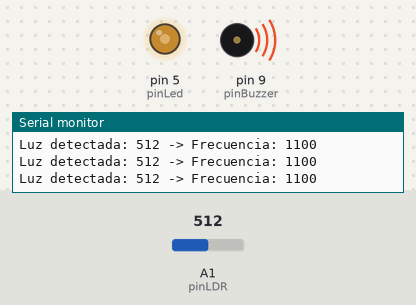
Simulated run of this sketch. Board: Arduino Uno, built with avr-gcc and run on an emulated ATmega328P. Shown: output pins drawn as LEDs (lit = HIGH), buzzer (waves = sounding), the last lines printed to the serial monitor. The inputs (shaded band) are chosen by the test bench; at power-on: A1 (pinLDR) = 512.

Above: at 1.2 s.
1.3 s: A1 (pinLDR) set to 470
At 2.6 s:
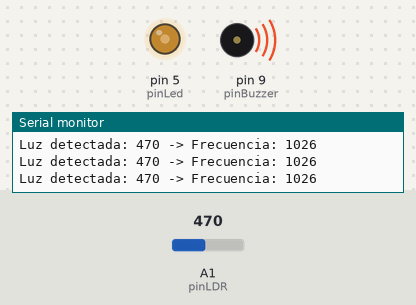
4.3 s: A1 (pinLDR) set to 439
At 4.9 s:
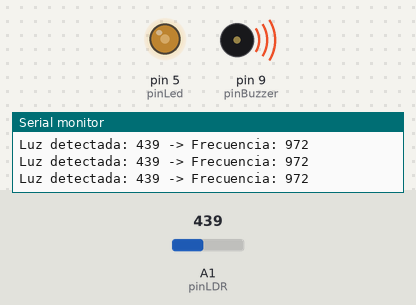
7.3 s: A1 (pinLDR) set to 1023
At 8.3 s:
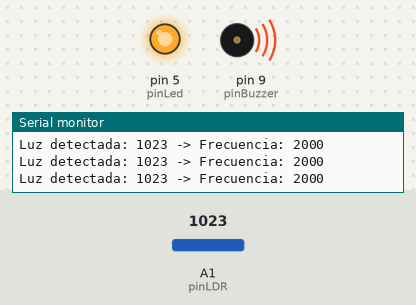
8.8 s: A1 (pinLDR) set to 1007
At 9.3 s:
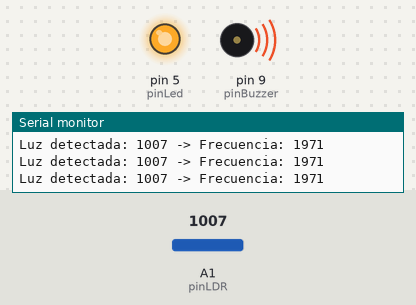
10.3 s: A1 (pinLDR) set to 992
At 10.7 s:
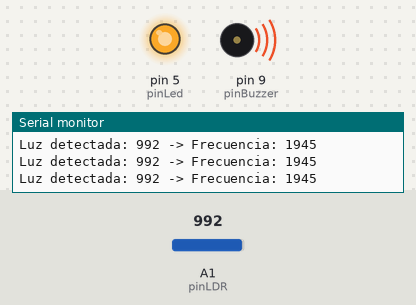
13.3 s: A1 (pinLDR) set to 122
At 14.2 s:
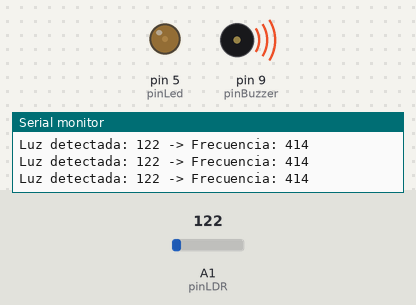
Timing chart, 0 to 15.8 s (numbered marks = the images above; inputs shaded):
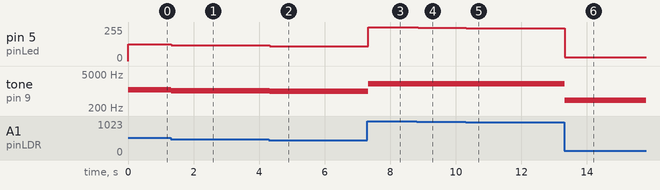

The sketch:

Siente_la_luz.ino
```cpp
// Ejercicio 3.2: Fotoresistor (LDR) + Led PWM + Buzzer
// La intensidad de la luz controla el brillo del LED y el tono del Buzzer

const int pinLDR = A1;    // Pin donde conectamos el divisor de tensión del LDR
const int pinLed = 5;     // Pin PWM para el LED
const int pinBuzzer = 9;  // Pin para el Buzzer (preferiblemente PWM o digital)

void setup() {
  Serial.begin(9600);
  pinMode(pinLed, OUTPUT);
  pinMode(pinBuzzer, OUTPUT);
}

void loop() {
  // Leemos la cantidad de luz (0 a 1023)
  int nivelLuz = analogRead(pinLDR);

  // 1. Traducimos la luz al brillo del LED (0-255)
  int brillo = map(nivelLuz, 0, 1023, 0, 255);
  brillo = constrain(brillo, 0, 255);
  analogWrite(pinLed, brillo);

  // 2. Traducimos la luz a una frecuencia para el Buzzer (ej. 200Hz a 2000Hz)
  // Si quieres que a más luz suene más agudo, usa estos valores:
  int frecuencia = map(nivelLuz, 0, 1023, 200, 2000);

  // Si hay suficiente luz, hacemos sonar el buzzer
  if (nivelLuz > 50) {
    tone(pinBuzzer, frecuencia);

    // Mostramos datos en el monitor serial
    Serial.print("Luz detectada: ");
    Serial.print(nivelLuz);
    Serial.print(" -> Frecuencia: ");
    Serial.println(frecuencia);
  } else {
    // Si está muy oscuro, silenciamos el buzzer
    noTone(pinBuzzer);
  }

  delay(50); // Un delay pequeño para estabilidad
}
```

Measured:
- after the input at 1.3 s, pin 5 (pinLed): 127/255 → 117/255 at once; tone on pin 9 (pinBuzzer): 1100 Hz → 1026 Hz at once
- after the input at 4.3 s, pin 5 (pinLed): 117/255 → 109/255 at once; tone on pin 9 (pinBuzzer): 1026 Hz → 972 Hz at once
- after the input at 7.3 s, pin 5 (pinLed): 109/255 → 255/255 at once; tone on pin 9 (pinBuzzer): 972 Hz → 2000 Hz at once
- after the input at 8.8 s, pin 5 (pinLed): 255/255 → 251/255 after 0.05 s; tone on pin 9 (pinBuzzer): 2000 Hz → 1971 Hz after 0.05 s
- after the input at 10.3 s, pin 5 (pinLed): 251/255 → 247/255 at once; tone on pin 9 (pinBuzzer): 1971 Hz → 1945 Hz at once
- after the input at 13.3 s, pin 5 (pinLed): 247/255 → 30/255 at once; tone on pin 9 (pinBuzzer): 1945 Hz → 414 Hz at once
